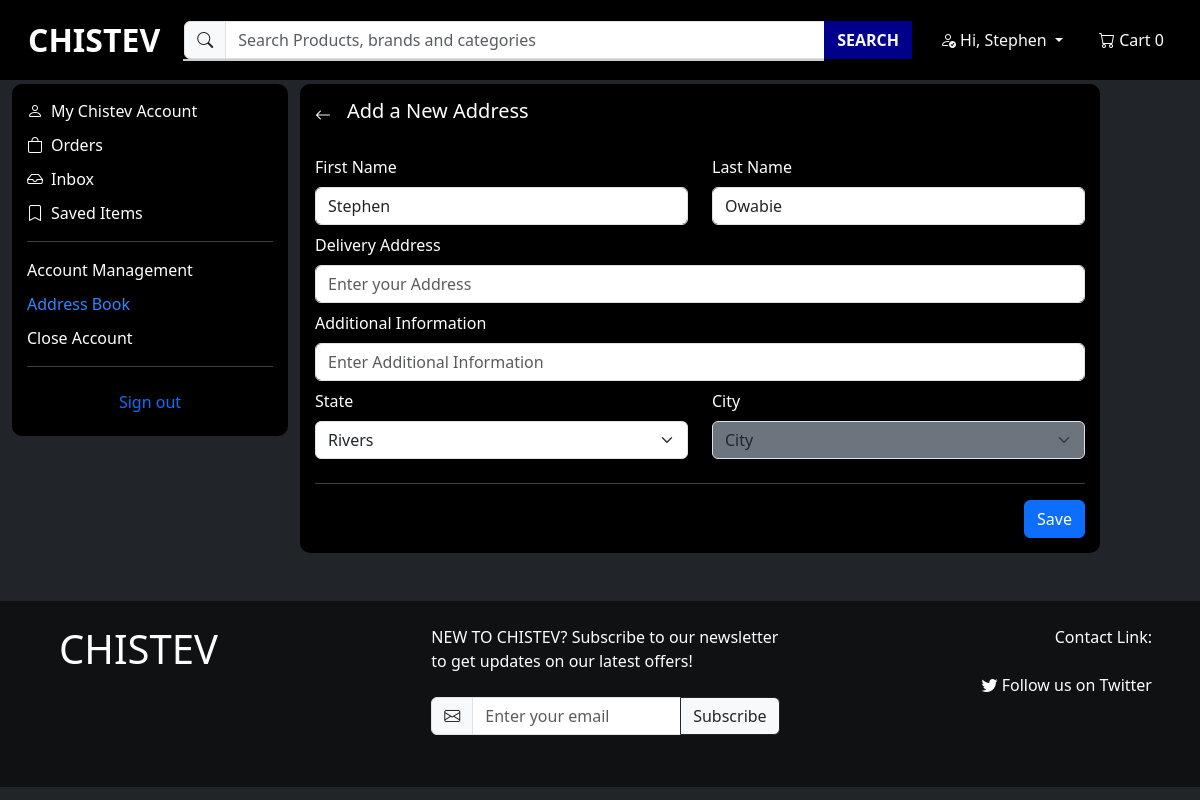
The app's page /accounts/address_book_create/ (signed in) with its own data.
### accounts/models.py (models this page shows, shortened)
class CustomUser(AbstractBaseUser, PermissionsMixin):
    email = models.EmailField(unique=True)
    first_name = models.CharField(max_length=30, blank=True)
    last_name = models.CharField(max_length=30, blank=True)
    is_active = models.BooleanField(default=True)
    is_staff = models.BooleanField(default=False)
    objects = CustomUserManager()
    USERNAME_FIELD = 'email'
    REQUIRED_FIELDS = []
    groups = models.ManyToManyField(
        'auth.Group',
        related_name='custom_user_groups_set',
        blank=True,
        verbose_name='groups',
        help_text='The groups this user belongs to. A user will get all permissions granted to each of their groups.',
    )
    user_permissions = models.ManyToManyField(
        'auth.Permission',
        related_name='custom_user_permissions_set',
        blank=True,
        verbose_name='user permissions',
        help_text='Specific permissions for this user.',
    )

class PersonalDetails(models.Model):
    user = models.OneToOneField(CustomUser, on_delete=models.CASCADE, related_name='personal_details')
    first_name = models.CharField(max_length=255)
    middle_name = models.CharField(max_length=255, blank=True)  # Allow blank since middle name might not be present
    last_name = models.CharField(max_length=255)
    security_code = models.CharField(max_length=4, blank=True, null=True)
    security_code_expiration = models.DateTimeField(blank=True, null=True)

### accounts/views.py (the view)
    def wrapper(request, *args, **kwargs):
        if not request.user.is_authenticated:
            return redirect('accounts:login_or_register')
        return view_func(request, *args, **kwargs)

### accounts/models.py (called while the page is built)
    def __str__(self):
        return self.name

### accounts/views.py (called while the page is built)
def redirect_to_login_or_register(view_func):
    def wrapper(request, *args, **kwargs):
        if not request.user.is_authenticated:
            return redirect('accounts:login_or_register')
        return view_func(request, *args, **kwargs)
    return wrapper

### accounts/templates/accounts/address_book_create.html (shortened to what this page needs)
{% extends 'ecommerce/base.html' %}
{% block body %}
             {% include 'accounts/account_navigation.html' %}
                <div class="d-flex align-items-center mb-4">
                    <a href="{% url 'accounts:address_book' %}" class="text-decoration-none me-3">
                        <i class="bi bi-arrow-left text-white"></i>
                    </a>
                    <h5>Add a New Address</h5>
                </div>
                <form method="post" action="">
                    {% include 'accounts/address_form.html' %}
                    <hr>
                    <div class="form-group d-flex">
                        <button type="submit" class="btn btn-primary ms-auto">Save</button>
                    </div>
                </form>
            </div>
        </div>
    </div>
</body>
{% endblock %}

### ecommerce/templates/ecommerce/base.html (shortened to what this page needs)
{% load static %}
<!DOCTYPE html>
<html lang="en">
<head>
    <link href="https://cdn.jsdelivr.net/npm/bootstrap@5.3.3/dist/css/bootstrap.min.css" rel="stylesheet"
>
    <link rel="stylesheet" href="https://cdn.jsdelivr.net/npm/bootstrap-icons@1.11.1/font/bootstrap-icons.css">
    {% block css %}
    <link rel="stylesheet" type="text/css" href="{% static 'styles.css' %}">
    <link rel="stylesheet" type="text/css" href="{% static 'styles2.css' %}">
    {% endblock %}
</head>
<body class="bg-dark d-flex flex-column">
    <nav class="navbar navbar-expand-lg navbar-light navbar-custom fixed-top">
        <div class="container-fluid">
            <a class="navbar-brand ms-3 fs-2 text-white fw-bold" href="{% url 'ecommerce:index' %}">CHISTEV</a>
            <div class="collapse navbar-collapse" id="navbarNav">
                <form class="d-flex mx-auto my-2 my-lg-0" method="GET" action="{% url 'ecommerce:product_search' %}">
                    <div class="input-group">
                        <span class="input-group-text"><i class="bi bi-search"></i></span>
                        <input id="search-input" class="form-control" type="search" name="query"  style="width: 70%;" placeholder="Search Products, brands and categories" aria-label="Search" value="{{ query }}">
                        <button class="btn btn-outline-light btn-search" type="submit">SEARCH</button>
                        <div id="autocomplete-suggestions" class="position-absolute top-100"></div>
                    </div>
                </form>
                <div class="navbar-nav ms-auto align-items-center">
                    <div class="nav-item dropdown">
                        <button class="btn btn-outline-light btn-account dropdown-toggle" type="button" id="accountDropdown" data-bs-toggle="dropdown" aria-expanded="false">
                            {% if user.is_authenticated %}
                            <i class="bi bi-person-check"></i> Hi, {{ user.personal_details.first_name }}
                            {% else %}
                            <i class="bi bi-person"></i> Account
                            {% endif %}
                        </button>
                    </div>
                    <div class="navbar-text">
                        <button class="btn btn-outline-light btn-cart" type="button">
                            <a href="{% url 'cart:cart' %}" class="btn btn-outline-light btn-cart text-white" role="button">
                                <i class="bi bi-cart"></i> Cart <span id="cart-count">0</span>
                            </a>
                        </button>
                    </div>
                </div>
            </div>
        </div>
    </nav>
    {% block body %}
    {% endblock %}
    <footer class=" p-4 mt-5 text-white" style="background-color: rgba(0, 0, 0, 0.534);">
        <div class="container">
            <div class="row">
                <div class="col-md-4">
                    <h1>CHISTEV</h1>
                </div>
                <div class="col-md-4">
                    <p class="mb-4">NEW TO CHISTEV? Subscribe to our newsletter to get updates on our latest offers!</p>
                    <form>
                        <div class="input-group mb-3">
                            <span class="input-group-text" id="email-icon"><i class="bi bi-envelope"></i></span>
                            <input type="email" class="form-control" placeholder="Enter your email" aria-label="Email" aria-describedby="subscribe-btn" style="background-color: #fff; color: #000;">
                            <button class="btn btn-light btn-outline-dark" type="button" id="subscribe-btn">Subscribe</button>
                        </div>
                    </form>
                </div>
                <div class="col-md-4 d-flex flex-column align-items-end">
                    <p class="mb-4">Contact Link:</p>
                        <a href="https://twitter.com/chistev12" target="_blank" class="text-white text-decoration-none"><i class="bi bi-twitter"></i> Follow us on Twitter</a>
                </div>
                </div>
            </div>
</footer>
</body>
</html>

### accounts/templates/accounts/address_form.html (shortened to what this page needs)
<div class="row">
    <div class="col-md-6 mb-2">
        <div class="form-group">
            <label for="{{ form.first_name.id_for_label }}" class="form-label text-white">{{ form.first_name.label }}</label>
            {{ form.first_name }}
        </div>
    </div>
    <div class="col-md-6 mb-2">
        <div class="form-group">
            <label for="{{ form.last_name.id_for_label }}" class="form-label text-white">{{ form.last_name.label }}</label>
            {{ form.last_name }}
        </div>
    </div>
</div>
<div class="form-group mb-2">
    <label for="{{ form.address.id_for_label }}" class="form-label text-white">{{ form.address.label }}</label>
    {{ form.address }}
</div>
<div class="form-group mb-2">
    <label for="{{ form.additional_info.id_for_label }}" class="form-label text-white">{{ form.additional_info.label }}</label>
    {{ form.additional_info }}
</div>
<div class="row">
    <div class="col-md-6 mb-2">
        <div class="form-group">
            <label for="{{ form.state.id_for_label }}" class="form-label text-white ">{{ form.state.label }}</label>
            {{ form.state }}
        </div>
    </div>
    <div class="col-md-6">
        <div class="form-group ">
            <label for="{{ form.city.id_for_label }}" class="form-label text-white">{{ form.city.label }}</label>
            <select class="form-select bg-secondary" style="width: 100% !important;" id="city" name="city">
                <option value="" disabled selected>City</option>
            </select>
        </div>
    </div>
</div>

### assets/styles.css (style rules this page uses)
.input-group input { flex: 1 !important; }
* { margin: 0; padding: 0; }
.navbar-custom { background-color: black; }
.btn-search { background-color: darkblue; border-color: darkblue; font-weight: bold; }
.btn-account, .btn-help, .btn-cart { border: none; }
.btn-cart { border: none; }
body { background-color: royalblue; padding-top: 60px; }
@media (min-width: 992px) { .form-control { width: 600px !important; } }

### assets/styles2.css (style rules this page uses)
.container { display: inline-block; position: relative; padding-left: 35px; margin-bottom: 12px; cursor: pointer; font-size: 16px; user-select: none; }
#autocomplete-suggestions { width: 88%; background-color: white; border: 1px solid #ccc; box-shadow: 0 2px 4px rgba(0, 0, 0, 0.1); z-index: 1000; }

### records on screen
CustomUser: personal_details.first_name "Stephen"
PersonalDetails: first_name "Stephen", last_name "Owabie"
